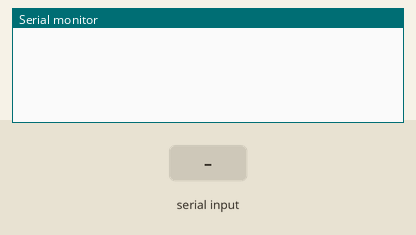
Simulated run of this sketch. Board: Arduino Uno, built with avr-gcc and run on an emulated ATmega328P. On the bench: the last lines printed to the serial monitor. The test bench sets the inputs (shaded band).

Above: at 1.2 s.
1.3 s: "1" received over the second serial link
At 2.0 s:
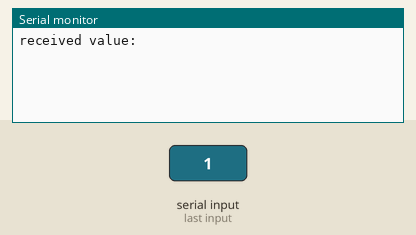
At 3.0 s:
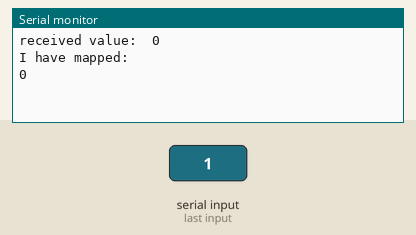

Measured:
- after the input at 1.3 s, the serial monitor: prints a new line at once (image 1)

The sketch:

ArduinoClockCode.ino
```cpp
#include <SoftwareSerial.h>
#include <AccelStepper.h>

SoftwareSerial ss1(10, 13); // RX, TX //A0


// Define a stepper and the pins it will use
AccelStepper hand1(AccelStepper::DRIVER, 9, 8);
AccelStepper hand2(AccelStepper::DRIVER, 6, 7);
AccelStepper hand3(AccelStepper::DRIVER, 4, 5);


String string1 = "";
String string2 = "";
String string3 = "";
int value1 = 0;
int value2 = 0;
int value3 = 0;


void setup()
{
  // Open serial communications and wait for port to open:
  Serial.begin(38400);
  ss1.begin(38400);


    hand1.setMaxSpeed(3000);
    hand2.setMaxSpeed(2000);
    hand3.setMaxSpeed(2000);

    hand1.setAcceleration(2000);
    hand2.setAcceleration(800);
    hand3.setAcceleration(500);


  //PHYSICAL 0 POSITION IS HANDS POINTING AT RED O'CLOCK -> MAKE SURE ALL NEEDLES ARE IN THAT POSITION WHEN STARTING

}

void loop()
{

  ss1.listen();
  delay(2);
  if ( ss1.available() ) {
    Serial.print("received value:  ");
    String inString = ss1.readString();
    char hand = inString.charAt(0);

    if ( hand == '1') {
      string1 = inString.substring( 1 );
      value1 = string1.toInt();
      Serial.println(value1);
      value1 = map(value1, 0, 359, 0, 1600);
      Serial.println("I have mapped:");
      Serial.println(value1);
    }

    if ( hand == '2') {
      string2 = inString.substring( 1 );
      value2 = string2.toInt();
      Serial.println(value2);
      value2 = map(value2, 0, 359, 0, 1600);
      Serial.println("I have mapped:");
      Serial.println(value2);
    }

    if ( hand == '3') {
      string3 = inString.substring( 1 );
      value3 = string3.toInt();
      Serial.println(value3);
      value3 = map(value3, 0, 359, 0, 1600);
      Serial.println("I have mapped:");
      Serial.println(value3);
    }
  }


  if (hand1.distanceToGo() == 0)
  {
    delay(5);
    hand1.moveTo(value1);
  }
  if (hand2.distanceToGo() == 0)
  {
    delay(5);
    hand2.moveTo(value2);
  }
  if (hand3.distanceToGo() == 0)
  {
    delay(5);
    hand3.moveTo(value3);
  }
  hand1.run();
  hand2.run();
  hand3.run();
}
```
